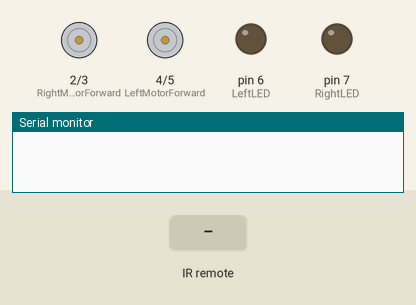
Simulated run of this sketch. Board: Arduino Uno, built with avr-gcc and run on an emulated ATmega328P. Shown: motor-driver pin pairs drawn as motors (green arrow = first pin HIGH = forward, orange = second pin HIGH = backward, longer = more drive), output pins drawn as LEDs (lit = HIGH), the last lines printed to the serial monitor. The test bench sets the inputs (shaded band).

Above: at 1.2 s.
1.3 s: infrared code 0xAF0 received
At 2.5 s:
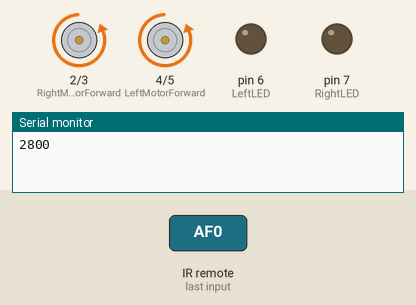
2.8 s: infrared code 0xCD0 received
At 3.7 s:
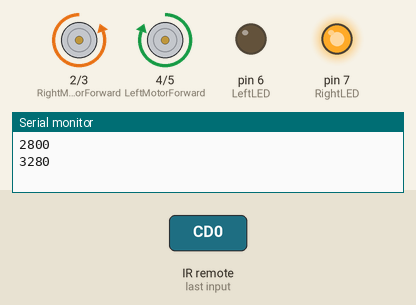
4.3 s: infrared code 0xA70 received
At 4.9 s:
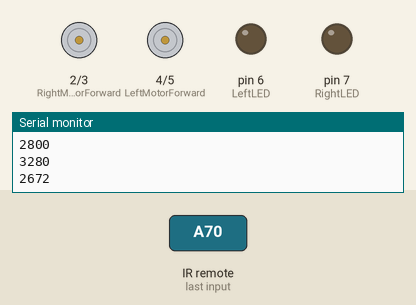
Timing chart, 0 to 7.3 s (numbered marks = the images above; inputs shaded):
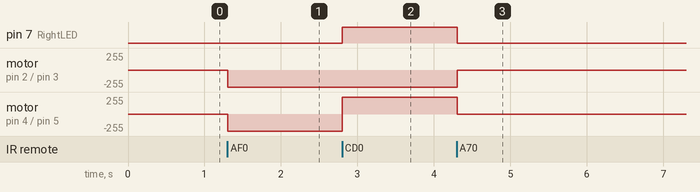

Measured:
- after the input at 1.3 s, motor on pin 2 (RightMotorForward) / pin 3 (RightMotorBackward), motor on pin 4 (LeftMotorForward) / pin 5 (LeftMotorBackward): stopped → backward 255/255 at once
- after the input at 2.8 s, pin 7 (RightLED): LOW → HIGH at once; motor on pin 4 (LeftMotorForward) / pin 5 (LeftMotorBackward): backward 255/255 → forward 255/255 at once
- after the input at 4.3 s, pin 7 (RightLED): HIGH → LOW at once; motor on pin 2 (RightMotorForward) / pin 3 (RightMotorBackward): backward 255/255 → stopped at once; motor on pin 4 (LeftMotorForward) / pin 5 (LeftMotorBackward): forward 255/255 → stopped at once

The sketch:

motor_driver.ino
```cpp
#include <IRremote.h>

/* define IR sensor pin */
int IRsensorPin = 12;

/* define the some functions used by the library */
IRrecv irrecv(IRsensorPin);
decode_results results;

/* define L298N motor drive control pins */
int RightMotorForward = 2;    // IN1
int RightMotorBackward = 3;   // IN2
int LeftMotorForward = 4;     // IN3
int LeftMotorBackward = 5;    // IN4
int LeftLED = 6;
int RightLED = 7;

void setup(){

  /* initialize motor control pins as output */
  pinMode(LeftMotorForward,OUTPUT);
  pinMode(RightMotorForward,OUTPUT);
  pinMode(LeftMotorBackward,OUTPUT);
  pinMode(RightMotorBackward,OUTPUT);
  pinMode(LeftLED,OUTPUT);
  pinMode(RightLED,OUTPUT);

  /* start serial communication to see hex codes */
  Serial.begin(9600);
  irrecv.enableIRIn();
}

void loop(){

  /* if the sensor is receive any signal */
  if (irrecv.decode(&results)){

    /* print the hex code value on the serial monitor */
    Serial.println(results.value);
    delay(5);

    /* resume function according to hex code */
    irrecv.resume();
  }

  if(results.value == 752) MotorForward();
  if(results.value == 2800) MotorBackward();
  if(results.value == 3280) TurnRight();
  if(results.value == 720) TurnLeft();
  if(results.value == 2672) MotorStop();

}

/* FORWARD */
void MotorForward(){
  digitalWrite(LeftLED,LOW);
  digitalWrite(RightLED,LOW);
  digitalWrite(LeftMotorForward,HIGH);
  digitalWrite(RightMotorForward,HIGH);
  digitalWrite(LeftMotorBackward,LOW);
  digitalWrite(RightMotorBackward,LOW);
}

/* BACKWARD */
void MotorBackward(){
  digitalWrite(LeftLED,LOW);
  digitalWrite(RightLED,LOW);
  digitalWrite(LeftMotorBackward,HIGH);
  digitalWrite(RightMotorBackward,HIGH);
  digitalWrite(LeftMotorForward,LOW);
  digitalWrite(RightMotorForward,LOW);
}

/* TURN RIGHT */
void TurnRight(){
  digitalWrite(LeftLED,LOW);
  digitalWrite(LeftMotorForward,HIGH);
  digitalWrite(RightMotorForward,LOW);
  digitalWrite(LeftMotorBackward,LOW);
  digitalWrite(RightMotorBackward,HIGH);
  digitalWrite(RightLED,HIGH);
}

/* TURN LEFT */
void TurnLeft(){
  digitalWrite(RightLED,LOW);
  digitalWrite(RightMotorForward,HIGH);
  digitalWrite(LeftMotorForward,LOW);
  digitalWrite(LeftMotorBackward,HIGH);
  digitalWrite(RightMotorBackward,LOW);
  digitalWrite(LeftLED,HIGH);
}

/* STOP */
void MotorStop(){
  digitalWrite(LeftLED,LOW);
  digitalWrite(RightLED,LOW);
  digitalWrite(LeftMotorBackward,LOW);
  digitalWrite(RightMotorBackward,LOW);
  digitalWrite(LeftMotorForward,LOW);
  digitalWrite(RightMotorForward,LOW);
}
```
